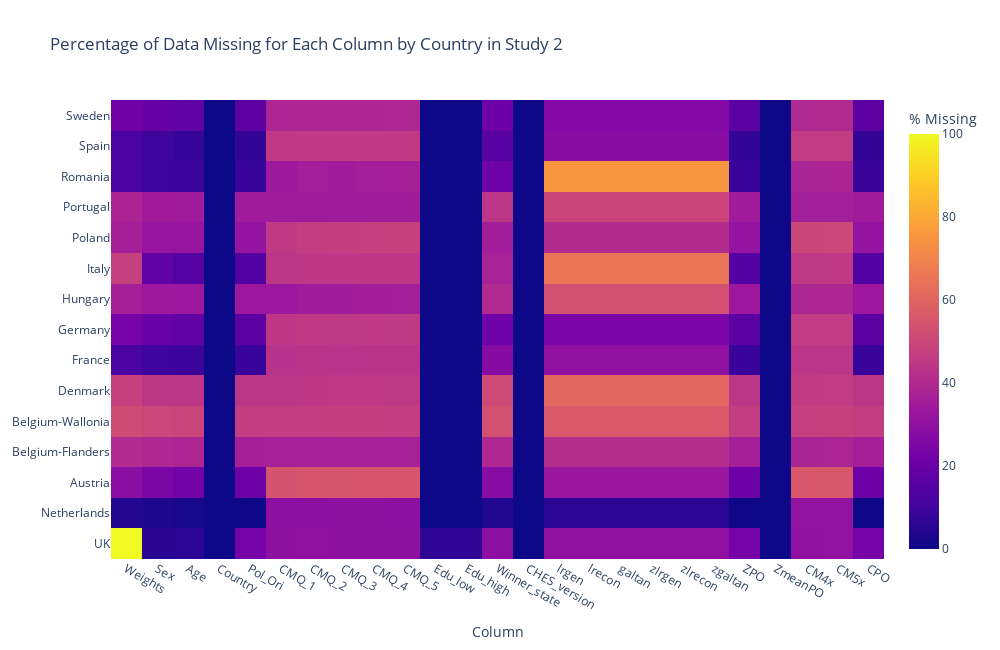

The cell this chart's notebook holds for it:
### Code cell
# Displaying missing data from dataset 2 with interactive heatmap
fig = px.imshow(missing_by_country2.T,
                title='Percentage of Data Missing for Each Column by Country in Study 2',
                labels={'color':'% Missing'},
                aspect="auto")
fig.update_xaxes(title='Column')
fig.update_layout(width=1000, height=650)
fig.show()

### Figure 1 — Plotly figure (JSON) as saved in the notebook; plotly's stock layout.template omitted (floating-point values rounded to 4 significant figures; data arrays with more than 128 entries replaced by an {"elided": "..."} marker saying what was removed)
{"data": [{"coloraxis": "coloraxis", "hovertemplate": "x: %{x}<br>y: %{y}<br>% Missing: %{z}<extra></extra>", "name": "0", "type": "heatmap", "x": ["Weights", "Sex", "Age", "Country", "Pol_Ori", "CMQ_1", "CMQ_2", "CMQ_3", "CMQ_4", "CMQ_5", "Edu_low", "Edu_high", "Winner_state", "CHES_version", "lrgen", "lrecon", "galtan", "zlrgen", "zlrecon", "zgaltan", "ZPO", "ZmeanPO", "CM4x", "CM5x", "CPO"], "xaxis": "x", "y": ["Sweden", "Spain", "Romania", "Portugal", "Poland", "Italy", "Hungary", "Germany", "France", "Denmark", "Belgium-Wallonia", "Belgium-Flanders", "Austria", "Netherlands", "UK"], "yaxis": "y", "z": {"elided": "15x25 float values"}}], "layout": {"coloraxis": {"colorbar": {"title": {"text": "% Missing"}}, "colorscale": [[0, "#0d0887"], [0.1111, "#46039f"], [0.2222, "#7201a8"], [0.3333, "#9c179e"], [0.4444, "#bd3786"], [0.5556, "#d8576b"], [0.6667, "#ed7953"], [0.7778, "#fb9f3a"], [0.8889, "#fdca26"], [1, "#f0f921"]]}, "height": 650, "title": {"text": "Percentage of Data Missing for Each Column by Country in Study 2"}, "width": 1000, "xaxis": {"anchor": "y", "domain": [0, 1], "title": {"text": "Column"}}, "yaxis": {"anchor": "x", "autorange": "reversed", "domain": [0, 1]}}}
